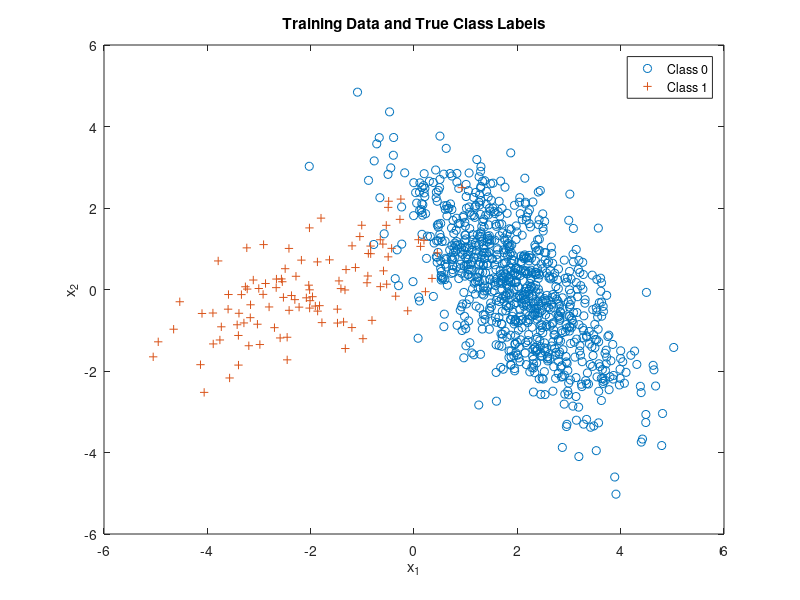

Write the MATLAB code that produced this figure. (Note: this script raises an error after producing the figure.)
%% ================== Generate and Plot Training Set ================== %%
clear all; close all; clc;
rng('default');
rng(7);
n = 2;      % number of feature dimensions
N = 1000;   % number of iid samples

% parallel distributions
mu(:,2) = [-2;0]; Sigma(:,:,1) = [1 -0.9; -0.9 2]; 
mu(:,1) = [2;0]; Sigma(:,:,2) = [2 0.9;0.9 1];
%mu(:,1) = [3;0]; Sigma(:,:,1) = [5 0.1;0.1 .5]; 
%mu(:,2) = [0;0]; Sigma(:,:,2) = [.5 0.1;0.1 5];

% Class priors for class 0 and 1 respectively
p = [0.9,0.1]; 

% Generating true class labels
label = (rand(1,N) >= p(1))';
Nc = [length(find(label==0)),length(find(label==1))];

% Draw samples from each class pdf
x = zeros(N,n); 

for L = 0:1
    x(label==L,:) = mvnrnd(mu(:,L+1),Sigma(:,:,L+1),Nc(L+1));
end

%Plot samples with true class labels
figure(1);
plot(x(label==0,1),x(label==0,2),'o',x(label==1,1),x(label==1,2),'+');
legend('Class 0','Class 1'); title('Training Data and True Class Labels');
xlabel('x_1'); ylabel('x_2'); hold on;

%% ======================== Logistic Regression ======================= %%
% Initialize fitting parameters
x = [ones(N, 1) x];

initial_theta = zeros(n+1+3, 1);
label=double(label);

% Compute gradient descent to get theta values
[theta, cost] = gradient_descent(x,N,label,initial_theta,1,4000);
%[theta2, cost2] = fminsearch(@(t)(cost_func(t, x, label, N)), initial_theta);
theta2=theta;
cost2=cost;
%f=@(x,y)x*theta2;
f=@(x,y)theta2(1)+theta2(2).*x+theta2(3).*y+theta2(4).*x.^2+theta2(5).*x.*y+theta2(6).*y.^2;
fimplicit(f, [min(x(:,2))-10, max(x(:,2))+10 , min(x(:,3))-10, max(x(:,3))+10]);
% % Choose points to draw boundary line
% min_max = [min(x(:,2))-2,  max(x(:,2))+2];                      
% % plot_x2(1,:) = (-1./theta(3)).*(theta(2).*min_max + theta(1));  
% y_min_max = (-1./theta2(3)).*(theta2(2).*min_max + theta2(1)); % fminsearch
% 
% % Plot decision boundary
% plot(min_max, y_min_max);  
 axis([min(x(:,2))-10, max(x(:,2))+10 , min(x(:,3))-10, max(x(:,3))+10]);
 legend('Class 0', 'Class 1', 'Classifier (fminsearch)');

% Plot cost function
% figure(2); plot(cost);
% title('Calculated Cost');
% xlabel('Iteration number'); ylabel('Cost');

%% ====================== Generate Test Data Set ====================== %%
N_test = 10000;

% Generating true class labels
label_test = (rand(1,N_test) >= p(1))';
Nc_test = [length(find(label_test==0)),length(find(label_test==1))];

% Draw samples from each class pdf
x_test = zeros(N_test,n); 
for L = 0:1
    x_test(label_test==L,:) = mvnrnd(mu(:,L+1),Sigma(:,:,L+1),Nc_test(L+1));
end

%% ========================= Test Classifier ========================== %%
% Coefficients for decision boundary line equation
%coeff(1,:) = polyfit([min_max(1), min_max(2)], [y_min_max(1), y_min_max(2)], 2); %fminsearch
%coeff(2,:) = polyfit([min_max(1), min_max(2)], [plot_x2(2,1), plot_x2(2,2)], 1); 
% Decide based on which side of the line each point is on
y_test = generate_y(x_test,theta2,10000);
decision = (y_test >= 0.5);

ind00 = find(decision==0 & label_test==0); p00 = length(ind00)/Nc(1); % probability of true negative
ind10 = find(decision==1 & label_test==0); p10 = length(ind10)/Nc(1); % probability of false positive
ind01 = find(decision==0 & label_test==1); p01 = length(ind01)/Nc(2); % probability of false negative
ind11 = find(decision==1 & label_test==1); p11 = length(ind11)/Nc(2); % probability of true positive
p_error = [p10,p01]*Nc_test'/10000;
fprintf('Total error (classifier using gradient dscent): %d\n',p_error);
figure(3);
plot(x_test(ind00,1),x_test(ind00,2),'o'); hold on,
plot(x_test(ind10,1),x_test(ind10,2),'oc'); hold on,
plot(x_test(ind01,1),x_test(ind01,2),'+m'); hold on,
plot(x_test(ind11,1),x_test(ind11,2),'+r'); hold on,

f=@(x,y)theta2(1)+theta2(2).*x+theta2(3).*y+theta2(4).*x.^2+theta2(5).*x.*y+theta2(6).*y.^2;
fimplicit(f, [min(x_test(:,1))-10, max(x_test(:,1))+10 , min(x_test(:,2))-10, max(x_test(:,2))+10]);
title('Test Data Classification (from gradient dscent)');
axis([min(x_test(:,1))-10, max(x_test(:,1))+10 , min(x_test(:,2))-10, max(x_test(:,2))+10]);
legend('Class 0 Correct Decisions','Class 0 Wrong Decisions','Class 1 Wrong Decisions','Class 1 Correct Decisions','Classifier'); 
 
%plot_test_data(decision(:,1), label_test, Nc_test, p, 3, x_test, [min(x(:,2))-10, max(x(:,2))+10] , [min(x(:,3))-10, max(x(:,3))+10]);


%% ============================ Functions ============================= %%
function [theta, cost] = gradient_descent(x, N, label, theta, alpha, num_iters)
    cost = zeros(num_iters, 1);
    x(:,4)=x(:,2).*x(:,2);
    x(:,5)=x(:,2).*x(:,3);
    x(:,6)=x(:,3).*x(:,3);
    for i = 1:num_iters % while norm(cost_gradient) > threshold
        h = 1 ./ (1 + exp(-x*theta));	% Sigmoid function   
        cost(i) = (-1/N)*((sum(label' * log(h)))+(sum((1-label)' * log(1-h))));
        cost_gradient = (1/N)*(x' * (h - label));
        theta = theta - (alpha.*cost_gradient); % Update theta
    end
end

function cost = cost_func(theta, x, label,N)
    x(:,4)=x(:,2).*x(:,2);
    x(:,5)=x(:,2).*x(:,3);
    x(:,6)=x(:,3).*x(:,3);
    h = 1 ./ (1 + exp(-(x*theta)));	% Sigmoid function
    cost = (-1/N)*((sum(label' * log(h)))+(sum((1-label)' * log(1-h))));
end
function y = generate_y(x, theta, N)
    x = [ones(N, 1) x];
    x(:,4)=x(:,2).*x(:,2);
    x(:,5)=x(:,2).*x(:,3);
    x(:,6)=x(:,3).*x(:,3);
    y = x*theta;	% Sigmoid function
end
function plot_test_data(decision, label, Nc, p, fig, x, min_max, plot_x2)
    ind00 = find(decision==0 & label==0); % true negative
    ind10 = find(decision==1 & label==0); p10 = length(ind10)/Nc(1); % false positive
    ind01 = find(decision==0 & label==1); p01 = length(ind01)/Nc(2); % false negative
    ind11 = find(decision==1 & label==1); % true positive

    % Plot decisions and decision boundary
    figure(fig);
    plot(x(ind00,1),x(ind00,2),'og'); hold on,
    plot(x(ind10,1),x(ind10,2),'or'); hold on,
    plot(x(ind01,1),x(ind01,2),'+r'); hold on,
    plot(x(ind11,1),x(ind11,2),'+g'); hold on,
    plot(min_max, plot_x2);
    axis([min_max(1), min_max(2), min(x(:,2))-2, max(x(:,2))+2])
    legend('Class 0 Correct Decisions','Class 0 Wrong Decisions','Class 1 Wrong Decisions','Class 1 Correct Decisions','Classifier');
end